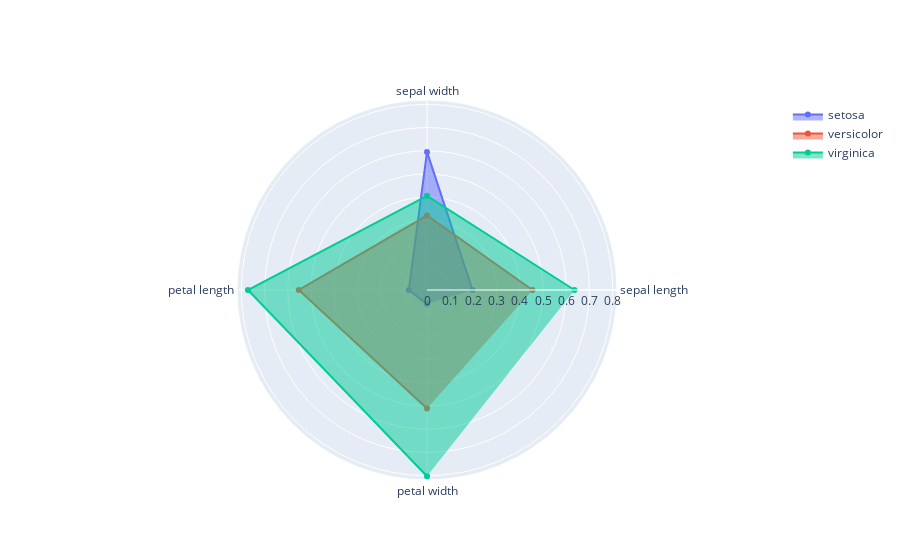

Notebook code cell kept with this figure:
### Markdown cell above
# Ejercicio 3c: Star Plots

### Code cell
fig = ply.graph_objects.Figure( )
features = ["sepal length (cm)", "sepal width (cm)", "petal length (cm)", "petal width (cm)"]
feature_name = ["sepal length", "sepal width", "petal length", "petal width"]
df_iris_rescaled = variables_rescale(df_iris)

for s in df_iris_rescaled['species'].unique():
    trace = ply.graph_objects.Scatterpolar(
        r=df_iris_rescaled.loc[df_iris_rescaled['species'] == s, features].mean(),
        theta=feature_name, 
        fill='toself', 
        name=s)
    fig.add_trace(trace)


fig.show()

### Figure 1 — Plotly figure (JSON) as saved in the notebook; plotly's stock layout.template omitted (floating-point values rounded to 4 significant figures)
{"data": [{"fill": "toself", "name": "setosa", "r": [0.1961, 0.595, 0.07831, 0.06083], "theta": ["sepal length", "sepal width", "petal length", "petal width"], "type": "scatterpolar"}, {"fill": "toself", "name": "versicolor", "r": [0.4544, 0.3208, 0.5525, 0.5108], "theta": ["sepal length", "sepal width", "petal length", "petal width"], "type": "scatterpolar"}, {"fill": "toself", "name": "virginica", "r": [0.6356, 0.4058, 0.7715, 0.8025], "theta": ["sepal length", "sepal width", "petal length", "petal width"], "type": "scatterpolar"}], "layout": {}}
